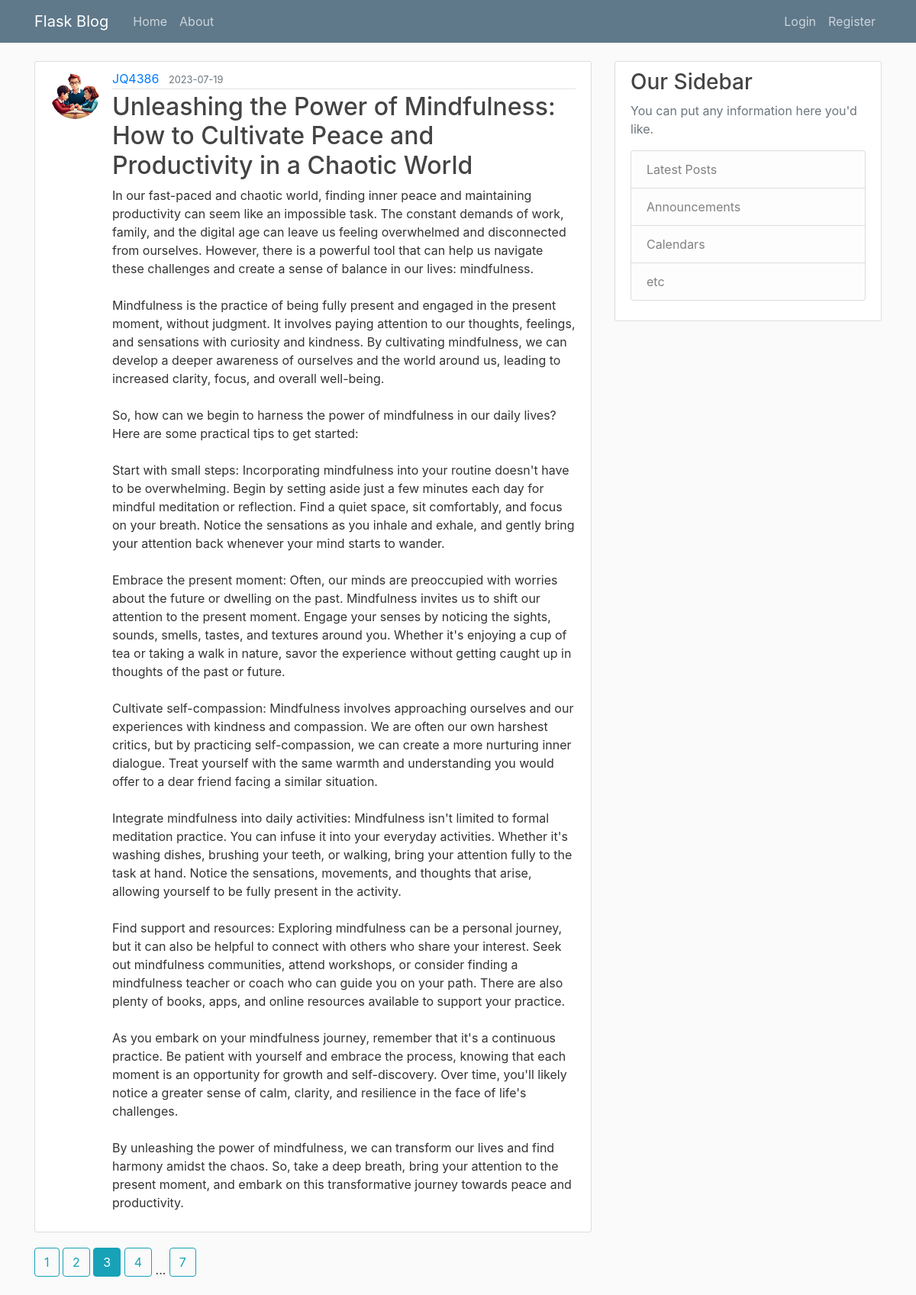
Screenshot of /home?page=3 with the database file from the repository.
### flaskblog/models.py (models this page shows, shortened)
class Post(db.Model):
    id = db.Column(db.Integer, primary_key=True)
    title = db.Column(db.String(100), nullable=False) # 100 char max, not null
    date_posted = db.Column(db.DateTime, nullable=False, default=datetime.utcnow) # not null, default, always use utc time for consistency
    content = db.Column(db.Text, nullable=False) # not null
    user_id = db.Column(db.Integer, db.ForeignKey('user.id'), nullable=False) # not null

class User(db.Model, UserMixin):
    id = db.Column(db.Integer, primary_key=True)
    username = db.Column(db.String(20), unique=True, nullable=False) # 20 char max, unique, not null
    email = db.Column(db.String(120), unique=True, nullable=False) # 120 char max, unique, not null
    image_file = db.Column(db.String(20), nullable=False, default='default.jpg') # 20 char max, not null, default
    password = db.Column(db.String(60), nullable=False) # 60 char max, not null
    posts = db.relationship('Post', backref='author', lazy=True) # one to many relationship, backref allows us to get user who created post

### flaskblog/routes.py (the view)
@app.route('/')
@app.route('/home')
def home():
    page = request.args.get('page', 1, type=int)
    posts = Post.query.paginate(page=page, per_page=1)
    return render_template('home.html', title='Home', posts=posts)

### flaskblog/templates/home.html
{% extends "layout.html" %}
{% block content %}
    {% for post in posts.items %}
        <article class="media content-section">
          <img class="rounded-circle article-img" src="{{ url_for('static', filename='profile_pics/' + post.author.image_file) }}">
          <div class="media-body">
            <div class="article-metadata">
              <a class="mr-2" href="#">{{ post.author.username }}</a>
              <small class="text-muted">{{ post.date_posted.strftime('%Y-%m-%d') }}</small>
            </div>
            <h2><a class="article-title" href="{{ url_for('post', post_id=post.id) }}">{{ post.title }}</a></h2>
            <p class="article-content">{{ post.content }}</p>
          </div>
        </article>
    {% endfor %}
    {% for page_num in posts.iter_pages(left_edge=1, right_edge=1, left_current=1, right_current=1) %}
        {% if page_num %}
            {% if posts.page == page_num %}
                <a class="btn btn-info mb-4" href="{{ url_for('home', page=page_num) }}">{{ page_num }}</a>
            {% else %}
                <a class="btn btn-outline-info mb-4" href="{{ url_for('home', page=page_num) }}">{{ page_num }}</a>
            {% endif %}
        {% else %}
            ...
        {% endif %}
    {% endfor %}
{% endblock content %}

### flaskblog/static/main.css (style rules this page uses)
body { background: #fafafa; color: #333333; margin-top: 5rem; }
h1, h2, h3, h4, h5, h6 { color: #444444; }
.content-section { background: #ffffff; padding: 10px 20px; border: 1px solid #dddddd; border-radius: 3px; margin-bottom: 20px; }
.article-title { color: #444444; }
.article-content { white-space: pre-line; }
.article-img { height: 65px; width: 65px; margin-right: 16px; }
.article-metadata { padding-bottom: 1px; margin-bottom: 4px; border-bottom: 1px solid #e3e3e3 }

### rows the page displays
Post: image_file (picture), author.username "JQ4386", date_posted "2023-07-19", title "Unleashing the Power of Mindfulness: How to Cultivate Peace and Productivity in a Chaotic World", content "In our fast-paced and chaotic world, finding inner peace and maintaining productivity can seem like an impossible task. The constant demands of work, family, and the digital age can leave us feeling overwhelmed and disconnected from ourselves. However, there is a powerful tool that can help us navigate these challenges and create a sense of balance in our lives: mindfulness. Mindfulness is the practice of being fully present and engaged in the present moment, without judgment. It involves paying attention to our thoughts, feelings, and sensations with curiosity and kindness. By cultivating mindfulness, we can develop a deeper awareness of ourselves and the world around us, leading to…"

### other values shown
{{ page_num }} "1" "2" "4" "7"
{{ page_num }} "3"
